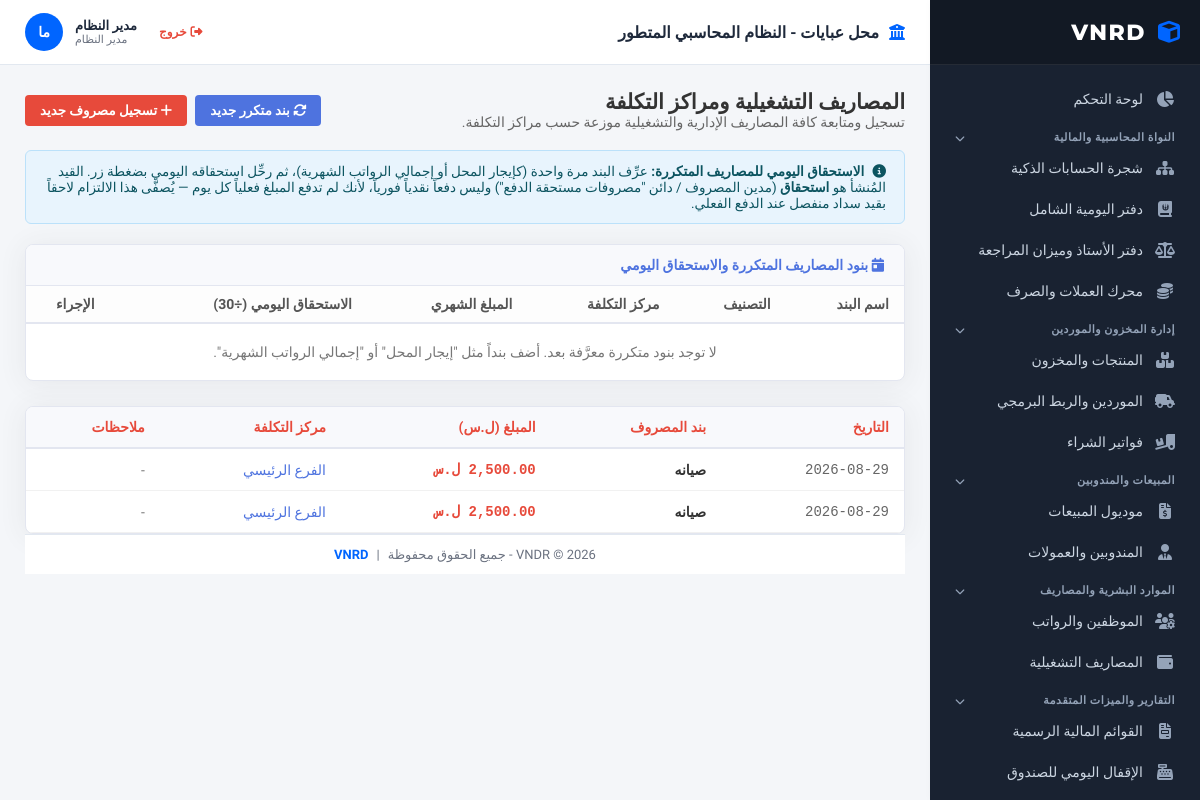
/expenses.php (signed in), run on the app's committed database.
### tables this page shows
CREATE TABLE `operational_expenses` (
  `id` int(11) NOT NULL,
  `category` varchar(100) NOT NULL,
  `amount` decimal(15,2) NOT NULL,
  `cost_center` varchar(100) DEFAULT NULL,
  `expense_date` date NOT NULL,
  `notes` text DEFAULT NULL,
  `created_at` timestamp NOT NULL DEFAULT current_timestamp()
);

### expenses.php (the view, shortened to what this page needs)
<?php
include 'header.php';
$conn->exec("CREATE TABLE IF NOT EXISTS recurring_expense_templates (
    id INT AUTO_INCREMENT PRIMARY KEY,
    name VARCHAR(150) NOT NULL,
    category VARCHAR(100) NOT NULL,
    cost_center VARCHAR(100),
    monthly_amount DECIMAL(15,2) NOT NULL,
    is_active TINYINT(1) DEFAULT 1,
    created_at TIMESTAMP DEFAULT CURRENT_TIMESTAMP
)");
$conn->exec("CREATE TABLE IF NOT EXISTS expense_accruals (
    id INT AUTO_INCREMENT PRIMARY KEY,
    template_id INT NOT NULL,
    accrual_date DATE NOT NULL,
    amount DECIMAL(15,2) NOT NULL,
    created_at TIMESTAMP DEFAULT CURRENT_TIMESTAMP,
    UNIQUE KEY unique_template_day (template_id, accrual_date)
)");
$expenses_list = $conn->query("SELECT * FROM operational_expenses ORDER BY expense_date DESC LIMIT 50")->fetchAll(PDO::FETCH_ASSOC);
$templates_list = $conn->query("SELECT * FROM recurring_expense_templates ORDER BY id DESC")->fetchAll(PDO::FETCH_ASSOC);
$accrued_today_ids = [];
?>
<div style="display: flex; justify-content: space-between; align-items: center; margin-bottom: 20px;">
    <div>
        <h2>المصاريف التشغيلية ومراكز التكلفة</h2>
        <p style="color: #666; margin: 0;">تسجيل ومتابعة كافة المصاريف الإدارية والتشغيلية موزعة حسب مراكز التكلفة.</p>
    </div>
    <div style="display: flex; gap: 8px;">
        <button onclick="openTplModal()" style="background: #4e73df; color: white; border: none; padding: 8px 15px; border-radius: 4px; cursor: pointer; font-weight: bold;"><i class="fas fa-sync-alt"></i> بند متكرر جديد</button>
        <button onclick="openExpModal()" style="background: #e74a3b; color: white; border: none; padding: 8px 15px; border-radius: 4px; cursor: pointer; font-weight: bold;"><i class="fas fa-plus"></i> تسجيل مصروف جديد</button>
    </div>
</div>
<div style="background: #e8f4fd; border: 1px solid #bbe1fa; padding: 12px 18px; border-radius: 6px; margin-bottom: 20px; color: #0c5460; font-size: 13.5px;">
    <i class="fas fa-info-circle" style="margin-left: 5px;"></i>
    <strong>الاستحقاق اليومي للمصاريف المتكررة:</strong> عرِّف البند مرة واحدة (كإيجار المحل أو إجمالي الرواتب الشهرية)، ثم رحِّل استحقاقه اليومي بضغطة زر. القيد المُنشأ هو <strong>استحقاق</strong> (مدين المصروف / دائن "مصروفات مستحقة الدفع") وليس دفعاً نقدياً فورياً، لأنك لم تدفع المبلغ فعلياً كل يوم — يُصفَّى هذا الالتزام لاحقاً بقيد سداد منفصل عند الدفع الفعلي.
</div>
<div style="background: #fff; border: 1px solid #e3e6f0; border-radius: 8px; overflow: hidden; margin-bottom: 25px; box-shadow: 0 0.15rem 1.75rem 0 rgba(58, 59, 69, 0.08);">
    <div style="background: #f8f9fc; padding: 12px 20px; border-bottom: 1px solid #e3e6f0; display: flex; justify-content: space-between; align-items: center;">
        <div style="font-weight: bold; color: #4e73df;"><i class="fas fa-calendar-day"></i> بنود المصاريف المتكررة والاستحقاق اليومي</div>
    </div>
    <table style="width: 100%; border-collapse: collapse; font-size: 14px; text-align: right;">
        <thead>
            <tr style="background: #fdfdfd; color: #555; border-bottom: 2px solid #e3e6f0;">
                <th style="padding: 10px 15px;">اسم البند</th>
                <th style="padding: 10px 15px;">التصنيف</th>
                <th style="padding: 10px 15px;">مركز التكلفة</th>
                <th style="padding: 10px 15px;">المبلغ الشهري</th>
                <th style="padding: 10px 15px;">الاستحقاق اليومي (÷30)</th>
                <th style="padding: 10px 15px; text-align: center;">الإجراء</th>
            </tr>
        </thead>
        <tbody>
            <?php if (count($templates_list) > 0): foreach ($templates_list as $tpl):
                $daily = round($tpl['monthly_amount'] / 30, 2);
                $already_today = in_array($tpl['id'], $accrued_today_ids);
            ?>
                <tr style="border-bottom: 1px solid #f1f1f1;">
                    <td style="padding: 10px 15px; font-weight: bold; color: #333;"><?php echo htmlspecialchars($tpl['name']); ?></td>
                    <td style="padding: 10px 15px; color: #666;"><?php echo htmlspecialchars($tpl['category']); ?></td>
                    <td style="padding: 10px 15px; color: #4e73df;"><?php echo htmlspecialchars($tpl['cost_center'] ?: 'عام'); ?></td>
                    <td style="padding: 10px 15px; font-family: monospace; font-weight: bold;"><?php echo number_format($tpl['monthly_amount'], 2); ?> ل.س</td>
                    <td style="padding: 10px 15px; font-family: monospace; color: #e74a3b; font-weight: bold;"><?php echo number_format($daily, 2); ?> ل.س</td>
                    <td style="padding: 10px 15px; text-align: center;">
                        <?php if ($already_today): ?>
                            <span style="background: #d4edda; color: #155724; padding: 4px 10px; border-radius: 4px; font-size: 11px; font-weight: bold;">تم ترحيل اليوم ✓</span>
                        <?php else: ?>
                            <form method="POST">
<?php csrfField(); ?>
                                <input type="hidden" name="accrue_one" value="<?php echo $tpl['id']; ?>">
                                <button type="submit" style="background: #f6c23e; color: white; border: none; padding: 5px 12px; border-radius: 4px; cursor: pointer; font-size: 11px; font-weight: bold;">ترحيل استحقاق اليوم</button>
                            </form>
                        <?php endif; ?>
                    </td>
                </tr>
            <?php endforeach; else: ?>
                <tr><td colspan="6" style="padding: 20px; text-align: center; color: #777;">لا توجد بنود متكررة معرَّفة بعد. أضف بنداً مثل "إيجار المحل" أو "إجمالي الرواتب الشهرية".</td></tr>
            <?php endif; ?>
        </tbody>
    </table>
</div>
<div style="background: white; border: 1px solid #e3e6f0; border-radius: 8px; overflow: hidden; box-shadow: 0 0.15rem 1.75rem 0 rgba(58, 59, 69, 0.08);">
    <table style="width: 100%; border-collapse: collapse; font-size: 14px; text-align: right;">
        <thead>
            <tr style="background: #f8f9fc; color: #e74a3b; border-bottom: 2px solid #e3e6f0;">
                <th style="padding: 12px 15px;">التاريخ</th>
                <th style="padding: 12px 15px;">بند المصروف</th>
                <th style="padding: 12px 15px;">المبلغ (ل.س)</th>
                <th style="padding: 12px 15px;">مركز التكلفة</th>
                <th style="padding: 12px 15px;">ملاحظات</th>
            </tr>
        </thead>
        <tbody>
            <?php if (count($expenses_list) > 0): foreach ($expenses_list as $exp): ?>
                <tr style="border-bottom: 1px solid #f1f1f1;">
                    <td style="padding: 12px 15px; font-family: monospace; color: #666;"><?php echo htmlspecialchars($exp['expense_date']); ?></td>
                    <td style="padding: 12px 15px; font-weight: bold; color: #333;"><?php echo htmlspecialchars($exp['category']); ?></td>
                    <td style="padding: 12px 15px; font-family: monospace; font-weight: bold; color: #e74a3b;"><?php echo number_format($exp['amount'], 2); ?> ل.س</td>
                    <td style="padding: 12px 15px; color: #4e73df; font-weight: 500;"><?php echo htmlspecialchars($exp['cost_center'] ?: 'عام'); ?></td>
                    <td style="padding: 12px 15px; color: #777;"><?php echo htmlspecialchars($exp['notes'] ?: '-'); ?></td>
                </tr>
            <?php endforeach; else: ?>
                <tr><td colspan="5" style="padding: 25px; text-align: center; color: #777;">لا توجد مصاريف مسجلة.</td></tr>
            <?php endif; ?>
        </tbody>
    </table>
</div>
<?php include 'footer.php'; ?>

### header.php (style rules this page uses)
:root { --zoho-sidebar-bg: #192231; --zoho-sidebar-hover: #26354a; --zoho-primary: #0065ff; --zoho-accent: #00c48c; --zoho-bg: #f4f6f9; --zoho-card-bg: #ffffff; --zoho-text-main: #333333; --zoho-text-muted: #6b7280; --zoho-border: #e2e8f0; --zoho-radius: 8px; }
* { box-sizing: border-box; margin: 0; padding: 0; font-family: 'Tajawal', sans-serif; }
body { background-color: var(--zoho-bg); color: var(--zoho-text-main); display: flex; height: 100vh; overflow: hidden; font-size: 14px; }

### data on the page
operational_expenses: expense_date "2026-08-29", category "صيانه", cost_center "الفرع الرئيسي", notes "-"
operational_expenses: expense_date "2026-08-29", category "صيانه", cost_center "الفرع الرئيسي", notes "-"

### other printed values
$company_name "محل عبايات"
$logged_in_full_name "مدير النظام"
$logged_in_role_label "مدير النظام"
$avatar_initials ?: '؟' "ما"
